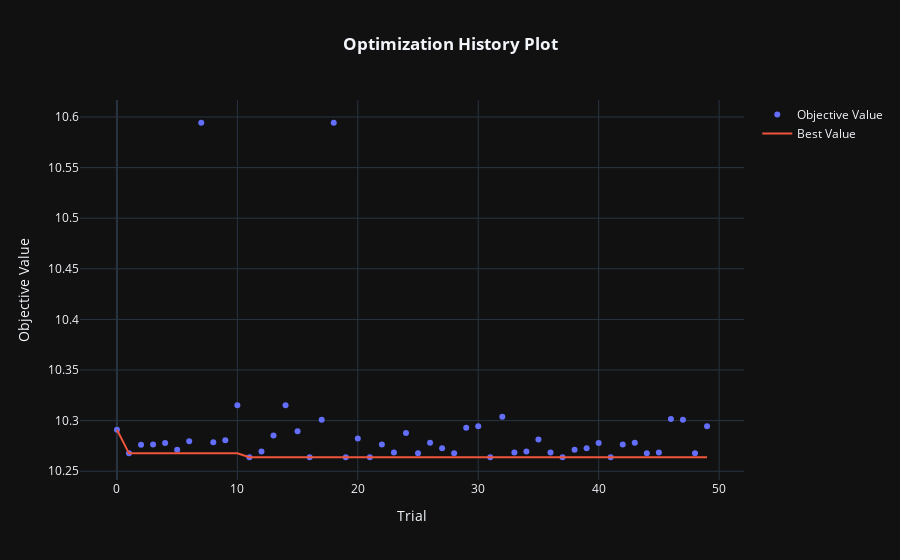

The code cell stored with this chart in its notebook:
### Code cell
fig = optuna.visualization.plot_optimization_history(study)
fig.update_layout(template='plotly_dark', title='<b>Optimization History Plot', title_x=0.5)

### Figure 1 — Plotly figure (JSON) as saved in the notebook; plotly's stock layout.template omitted (floating-point values rounded to 4 significant figures)
{"data": [{"mode": "markers", "name": "Objective Value", "type": "scatter", "x": [0, 1, 2, 3, 4, 5, 6, 7, 8, 9, 10, 11, 12, 13, 14, 15, 16, 17, 18, 19, 20, 21, 22, 23, 24, 25, 26, 27, 28, 29, 30, 31, 32, 33, 34, 35, 36, 37, 38, 39, 40, 41, 42, 43, 44, 45, 46, 47, 48, 49], "y": [10.29, 10.27, 10.28, 10.28, 10.28, 10.27, 10.28, 10.59, 10.28, 10.28, 10.32, 10.26, 10.27, 10.29, 10.32, 10.29, 10.26, 10.3, 10.59, 10.26, 10.28, 10.26, 10.28, 10.27, 10.29, 10.27, 10.28, 10.27, 10.27, 10.29, 10.29, 10.26, 10.3, 10.27, 10.27, 10.28, 10.27, 10.26, 10.27, 10.27, 10.28, 10.26, 10.28, 10.28, 10.27, 10.27, 10.3, 10.3, 10.27, 10.29]}, {"mode": "lines", "name": "Best Value", "type": "scatter", "x": [0, 1, 2, 3, 4, 5, 6, 7, 8, 9, 10, 11, 12, 13, 14, 15, 16, 17, 18, 19, 20, 21, 22, 23, 24, 25, 26, 27, 28, 29, 30, 31, 32, 33, 34, 35, 36, 37, 38, 39, 40, 41, 42, 43, 44, 45, 46, 47, 48, 49], "y": [10.29, 10.27, 10.27, 10.27, 10.27, 10.27, 10.27, 10.27, 10.27, 10.27, 10.27, 10.26, 10.26, 10.26, 10.26, 10.26, 10.26, 10.26, 10.26, 10.26, 10.26, 10.26, 10.26, 10.26, 10.26, 10.26, 10.26, 10.26, 10.26, 10.26, 10.26, 10.26, 10.26, 10.26, 10.26, 10.26, 10.26, 10.26, 10.26, 10.26, 10.26, 10.26, 10.26, 10.26, 10.26, 10.26, 10.26, 10.26, 10.26, 10.26]}, {"marker": {"color": "#cccccc"}, "mode": "markers", "name": "Infeasible Trial", "showlegend": false, "type": "scatter", "x": [], "y": []}], "layout": {"title": {"text": "<b>Optimization History Plot", "x": 0.5}, "xaxis": {"title": {"text": "Trial"}}, "yaxis": {"title": {"text": "Objective Value"}}}}
